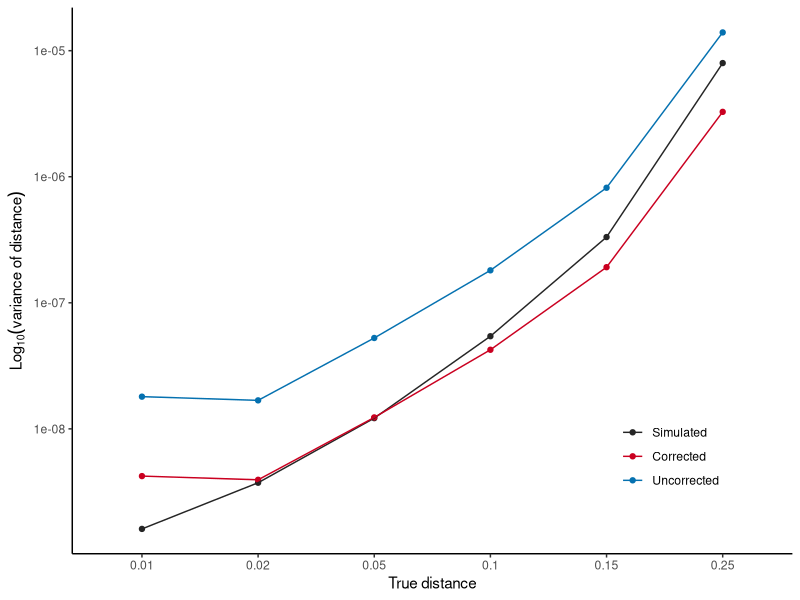
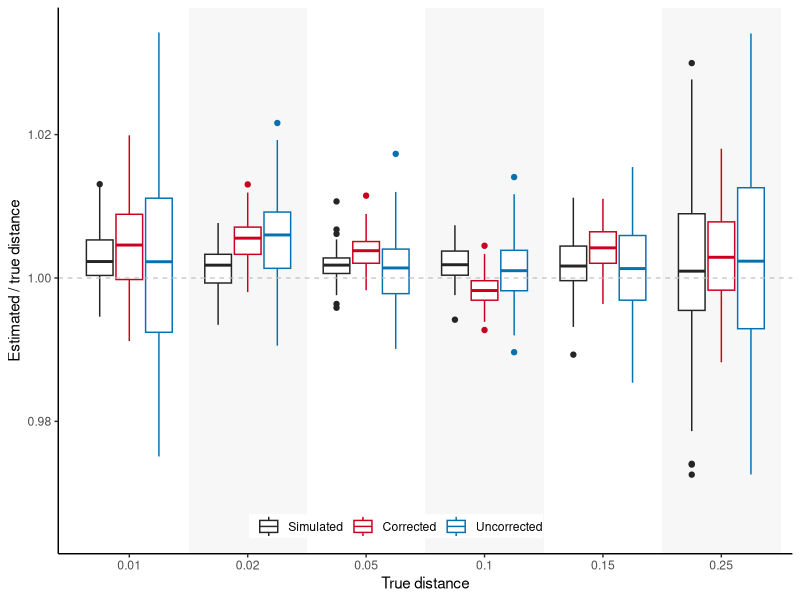
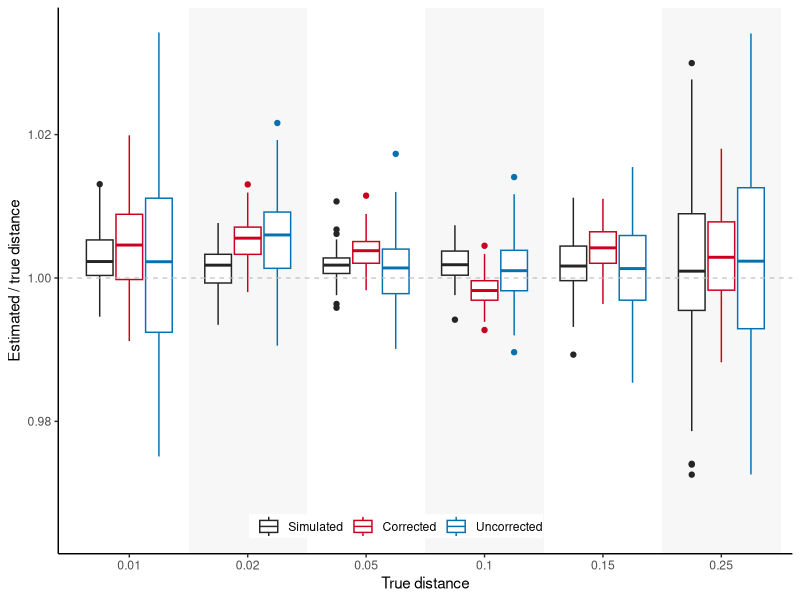
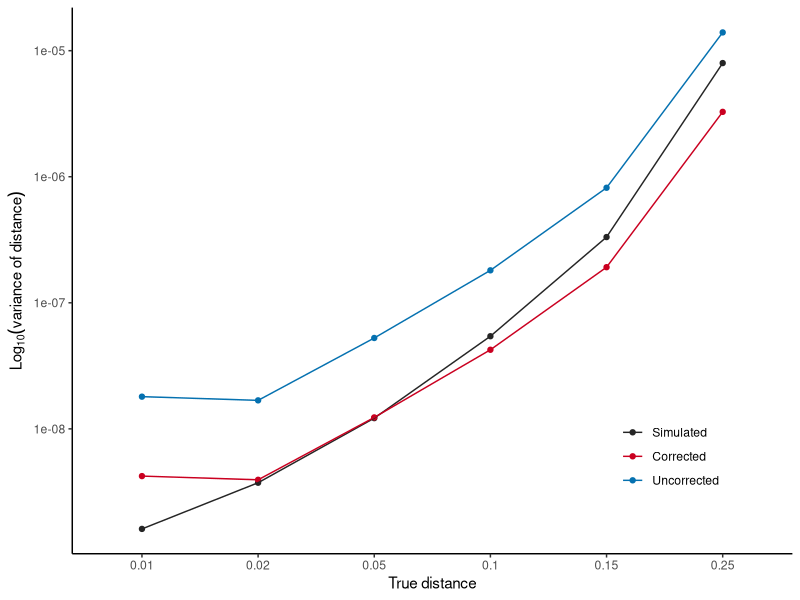

R code for these plots, in order: (Note: this script raises an error after producing the figures.)
require(ggplot2); require(scales); require(reshape2); 
#install.packages("dplyr")
require(dplyr)
require(Hmisc)
library("readxl")
library(ggpubr)
#install.packages("ggpubr")

setwd(dirname(rstudioapi::getActiveDocumentContext()$path))
getwd()


#dir1 = 'd0.01'
#dir2 = 'd0.05'
#dir3 = 'd0.25'

#d1=read.csv(paste0(dir1,'/combined_all_dist_removed_outliers.csv'),sep=",",h=T)
#d2=read.csv(paste0(dir2,'/combined_all_dist_removed_outliers.csv'),sep=",",h=T)
#d3=read.csv(paste0(dir3,'/combined_all_dist_removed_outliers.csv'),sep=",",h=T)
#d <- rbind(d1, d2, d3)
#write.csv(d,"combined_all_dist_removed_outliers_threeD.csv", row.names = FALSE)


d <- read.csv("combined_all_dist_new.csv",sep=",",h=T)

head(d)




#d$exp_coverage = round(d$exp_coverage, digits = 2) 

#b1 = subset(d, d['condition']!="subsample_main_main" & d['condition']!="subsample_mean_mean")
#b = subset(b1, b1['exp_coverage']>0.06)
#head(b1)
#b=d

library(RColorBrewer)
my_palette = c(brewer.pal(9, "RdBu")[c(1,2, 3, 7, 9)])
values=my_palette

#groupy(true_dist, condition)

# scaled dist
dp <-ggplot(aes(x=as.factor(true_dist),y=scaled_dist, groupy(condition), color=condition ), 
               data=d[d$condition %in% c("subsample_no_strap","sim", "subsample_uncor") & d$true_dist %in% c(0.01, 0.02, 0.05, 0.10, 0.15,  0.25), ], )+
  #geom_point()+
  geom_rect(xmin = 1.5,xmax = 2.5,
            ymin = -Inf,ymax = Inf,alpha = 1.0, fill="#f7f7f7", color = NA) +
  geom_rect(xmin = 3.5,xmax = 4.5,
            ymin = -Inf,ymax = Inf,alpha = 1.0, fill="#f7f7f7", color = NA) +
  geom_rect(xmin = 5.5,xmax = 6.5,
            ymin = -Inf,ymax = Inf,alpha = 1.0, fill="#f7f7f7", color = NA) +
  #geom_violin()+
  geom_boxplot()+
  #geom_point(aes(x=0.75, y=0.009956196351708286/0.01), colour="blue")+
  #stat_summary(geom="pointrange", aes(group=condition), position=position_dodge(.9),
  #             fun.data = mean_sdl, colour='black', fun.args = list(mult = 1))+
  
  #stat_summary(geom="point",fun.y = mean)+
  #geom_boxplot(aes(factor(exp_coverage), dist))+
  #theme_bw()+
  theme_classic()+
  
  
  #annotate("rect", xmin=1.5, xmax=2.5, ymin=-Inf, ymax=Inf,alpha=0.1,fill="#fddbc7")+
  #annotate("rect", xmin=3.5, xmax=4.5, ymin=-Inf, ymax=Inf,alpha=0.1,fill="#fddbc7")+
  #annotate("rect", xmin=5.5, xmax=6.5, ymin=-Inf, ymax=Inf,alpha=0.1,fill="#fddbc7")+
 

  #facet_wrap(facets = vars(true_dist), ncol = 5)+
  geom_hline(yintercept=1.0, color='grey', linetype="dashed", size = 0.4)+
  labs(y= "Estimated / true distance", x = "True distance")+
  #theme(axis.text.x = element_text(angle = 45, vjust = 1.0, hjust=1.0))+
  scale_color_manual(name="", values = c("#252525", "#ca0020", "#0571b0" ), 
                     labels = c("Simulated", "Corrected", "Uncorrected"))+
  #theme(axis.text.x = element_text(angle = 45))+
  #scale_color_manual(name="", values = c("#ca0020", "#0571b0"), )+
  #theme(legend.text=element_text(size=10), legend.title=element_text(size=10))+
  #theme(legend.position = c(0.5, -0.1), legend.direction="horizontal")+
  #theme(legend.position = 'bottom', legend.direction="horizontal")+
  theme(legend.position = c(.46,.05), 
      legend.margin=margin(t = 0.0, unit='cm'), legend.direction="horizontal" )+
  scale_y_continuous(limits = c(0.965, NA))
  #geom_boxplot(aes(y=sqrt(prct_reads)*(dist-mean)+me),color="red")
  ggsave("cherry_scaled_dist.pdf", width=4.5,height = 3.5, dp)


head(d)
library(dplyr)
# summarising all non-grouping variables
df2 <- d %>% group_by(condition, true_dist) %>% summarise(Variance=var(dist))
df2


# scaled dist
bp<-ggplot(aes(x=as.factor(true_dist), y=Variance, color=condition, group = condition), data=df2[df2$condition %in% c("subsample_no_strap","sim", "subsample_uncor") & df2$true_dist %in% c(0.01, 0.02, 0.05, 0.10, 0.15, 0.25), ], )+
  geom_point()+
  geom_line()+
  scale_y_continuous(trans='log10')+
  #stat_summary(geom="point",fun.y = mean)+
  #geom_boxplot(aes(factor(exp_coverage), dist))+
  #geom_boxplot()+
  #theme_bw()+
  theme_classic()+
  scale_color_manual(name="", values = c("#252525", "#ca0020", "#0571b0" ), 
                    labels = c("Simulated", "Corrected", "Uncorrected"))+
  #facet_wrap(facets = vars(true_dist), ncol = 8)+
  #geom_hline(yintercept=1.0, color='red', linetype="dashed", size = 0.4)+
  labs(y= expression(Log[10](variance~of~distance)), x = "True distance")+
  theme(legend.position = c(.83,.20), 
        legend.margin=margin(t = 0.0, unit='cm') )
  #theme(axis.text.x = element_text(angle = 45, vjust = 1.0, hjust=1.0))+
  #theme(axis.text.x = element_text(angle = 45))+
  #scale_color_manual(name="", values = c("#ca0020", "#0571b0"), )+
  #theme(legend.text=element_text(size=10), legend.title=element_text(size=10))+
  #theme(legend.position = c(0.5, -0.1), legend.direction="horizontal")+
  #theme(legend.position = 'bottom', legend.direction="horizontal")
  #geom_boxplot(aes(y=sqrt(prct_reads)*(dist-mean)+me),color="red")
  ggsave("cherry_var.pdf", width=4,height = 3.5, bp)

bp
dp

p1 <- ggarrange(dp, bp, labels = c("A", "B"), widths=c(0.5, 0.5), ncol = 2, nrow = 1)

arrange <-ggarrange(p1, NULL, myplt, labels = c("", "", "C"), ncol = 1, heights=c(1, 0.05, 1), nrow = 3)
arrange
ggsave("cherry_three_plots.pdf", width=8.0,height = 7.0, arrange)







#sd dev
ggplot(aes(x=as.factor(condition),y=dist, groupy(true_dist)), data=d)+
    #geom_point()+
    #geom_violin() +
    #stat_summary(fun.y = "mean", geom = "col") +
    stat_summary(geom="point", fun.data = mean_sdl, colour='red', fun.args = list(mult = 1))+
    #geom_boxplot(aes(factor(exp_coverage), dist))+
    theme_classic()+
    facet_wrap(facets = vars(true_dist), ncol = 8, scales = "free")+
    labs(y= "Scaled distance", x = "Condition")+
    scale_y_continuous(trans='log10')+
    theme(axis.text.x = element_text(angle = 45, vjust = 1.0, hjust=1.0))+
    #theme(axis.text.x = element_text(angle = 45))+
    #scale_color_manual(name="", values = c("#ca0020", "#0571b0"), )+
    #theme(legend.text=element_text(size=10), legend.title=element_text(size=10))+
    #theme(legend.position = c(0.5, -0.1), legend.direction="horizontal")+
    theme(legend.position = 'bottom', legend.direction="horizontal")+
    #geom_boxplot(aes(y=sqrt(prct_reads)*(dist-mean)+me),color="red")
    ggsave("cherry_sd_dev.pdf", width=7.2,height = 4)
  
  
#

#############




d[d$V1<33,]
